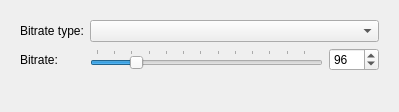
<?xml version="1.0" encoding="UTF-8"?>
<ui version="4.0">
 <class>ConfigPage_Opus</class>
 <widget class="QWidget" name="ConfigPage_Opus">
  <property name="geometry">
   <rect>
    <x>0</x>
    <y>0</y>
    <width>399</width>
    <height>112</height>
   </rect>
  </property>
  <property name="windowTitle">
   <string>Opus encoding configuration</string>
  </property>
  <layout class="QVBoxLayout" name="verticalLayout">
   <item>
    <widget class="QWidget" name="widget" native="true">
     <layout class="QFormLayout" name="formLayout">
      <item row="0" column="0">
       <widget class="QLabel" name="opusBitrateTypeLabel">
        <property name="text">
         <string>Bitrate type:</string>
        </property>
       </widget>
      </item>
      <item row="0" column="1">
       <widget class="QComboBox" name="opusBitrateTypeCbx">
        <property name="toolTip">
         <string>&lt;dt&gt;VBR&lt;/dt&gt;
&lt;dd&gt;Use variable bitrate encoding (recommended). In VBR mode, the bitrate may go up and down freely depending on the content ensure quality consistency.&lt;/dd&gt;

&lt;dt&gt;CBR&lt;/dt&gt;
&lt;dd&gt;Use constrained variable bitrate encoding. Outputs to a specific bitrate. This mode is analogous to CBR in AAC/MP3 encoders and managed mode in vorbis coders. This delivers less consistent quality than VBR mode but consistent bitrate.&lt;/dd&gt;</string>
        </property>
       </widget>
      </item>
      <item row="1" column="0">
       <widget class="QLabel" name="opusBitrateLabel">
        <property name="toolTip">
         <string/>
        </property>
        <property name="text">
         <string>Bitrate:</string>
        </property>
       </widget>
      </item>
      <item row="1" column="1">
       <layout class="QHBoxLayout" name="horizontalLayout_28">
        <item>
         <widget class="QSlider" name="opusBitrateSlider">
          <property name="sizePolicy">
           <sizepolicy hsizetype="Expanding" vsizetype="Fixed">
            <horstretch>0</horstretch>
            <verstretch>0</verstretch>
           </sizepolicy>
          </property>
          <property name="minimumSize">
           <size>
            <width>200</width>
            <height>0</height>
           </size>
          </property>
          <property name="toolTip">
           <string>Sets the target bitrate in kb/s (6-256 per channel).
&lt;p&gt;
In VBR mode, this sets the average rate for a large and diverse collection of audio.
&lt;p&gt;
In CBR mode, it sets the specific output bitrate.
</string>
          </property>
          <property name="minimum">
           <number>6</number>
          </property>
          <property name="maximum">
           <number>512</number>
          </property>
          <property name="singleStep">
           <number>1</number>
          </property>
          <property name="pageStep">
           <number>10</number>
          </property>
          <property name="value">
           <number>96</number>
          </property>
          <property name="tracking">
           <bool>true</bool>
          </property>
          <property name="orientation">
           <enum>Qt::Horizontal</enum>
          </property>
          <property name="tickPosition">
           <enum>QSlider::TicksAbove</enum>
          </property>
          <property name="tickInterval">
           <number>40</number>
          </property>
         </widget>
        </item>
        <item>
         <widget class="QSpinBox" name="opusBitrateSpin">
          <property name="minimumSize">
           <size>
            <width>50</width>
            <height>0</height>
           </size>
          </property>
          <property name="minimum">
           <number>6</number>
          </property>
          <property name="maximum">
           <number>512</number>
          </property>
          <property name="value">
           <number>96</number>
          </property>
         </widget>
        </item>
       </layout>
      </item>
     </layout>
    </widget>
   </item>
  </layout>
 </widget>
 <tabstops>
  <tabstop>opusBitrateSlider</tabstop>
  <tabstop>opusBitrateSpin</tabstop>
 </tabstops>
 <resources/>
 <connections/>
</ui>
